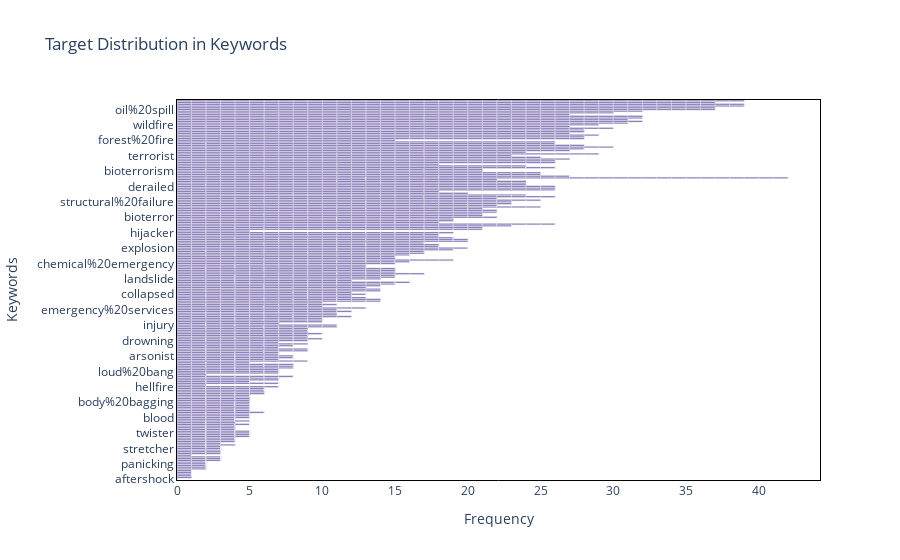

The code cell stored with this chart in its notebook:
### Code cell
# Create a horizontal bar chart
fig = go.Figure()

# Add bars for each keyword with target distribution
fig.add_trace(go.Bar(
    y=sorted_tweet_reversed['keyword'],
    x=sorted_tweet_reversed['target'],
    orientation='h',
    marker=dict(color=[dark_orange if val == 0 else violet for val in sorted_tweet_reversed['target']])
))

# Update layout with titles and labels
fig.update_layout(
    title='Target Distribution in Keywords',
    xaxis=dict(title='Frequency'),
    yaxis=dict(title='Keywords'),
    showlegend=False,  # Hide legend for individual clarity
    plot_bgcolor='white',
    paper_bgcolor='white'  # Set the paper background to white
)

# Update axis appearance
fig.update_xaxes(showline=True, linewidth=1, linecolor='black', mirror=True)
fig.update_yaxes(showline=True, linewidth=1, linecolor='black', mirror=True, tickfont=dict(size=12))

# Show the plot
fig.show()

# Drop the 'target_mean' column from the DataFrame
tweet.drop(columns=['target_mean'], inplace=True)

### Figure 1 — Plotly figure (JSON) as saved in the notebook; plotly's stock layout.template omitted (floating-point values rounded to 4 significant figures; data arrays with more than 128 entries replaced by an {"elided": "..."} marker saying what was removed)
{"data": [{"marker": {"color": {"elided": "7613 str values"}}, "orientation": "h", "type": "bar", "x": {"elided": "7613 int values"}, "y": {"elided": "7613 str values"}}], "layout": {"paper_bgcolor": "white", "plot_bgcolor": "white", "showlegend": false, "title": {"text": "Target Distribution in Keywords"}, "xaxis": {"linecolor": "black", "linewidth": 1, "mirror": true, "showline": true, "title": {"text": "Frequency"}}, "yaxis": {"linecolor": "black", "linewidth": 1, "mirror": true, "showline": true, "tickfont": {"size": 12}, "title": {"text": "Keywords"}}}}
